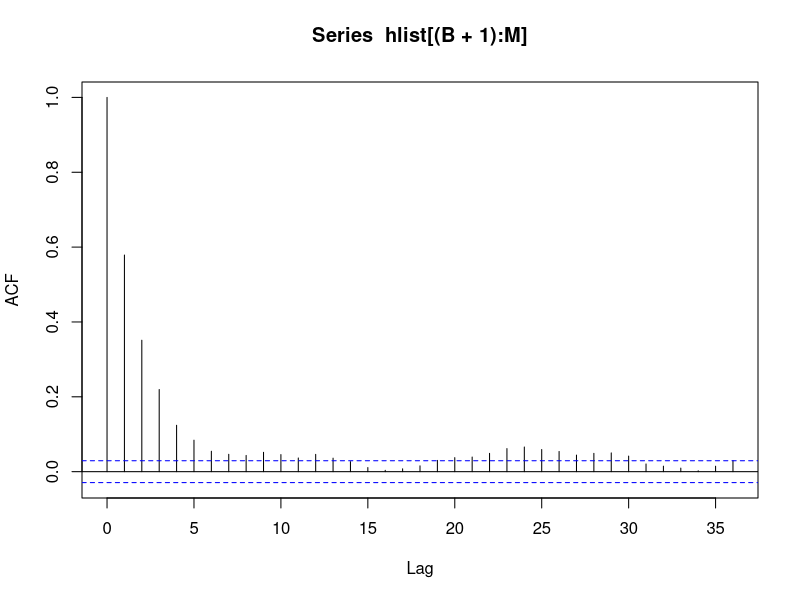
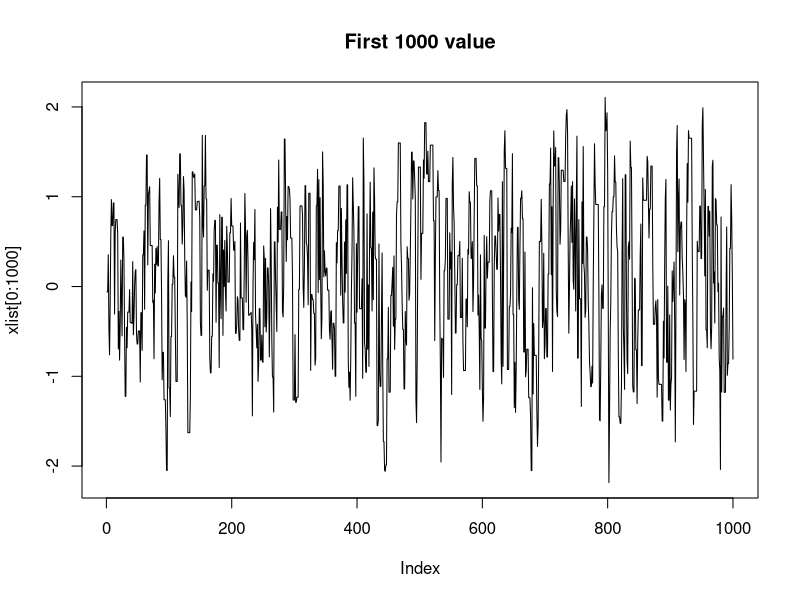
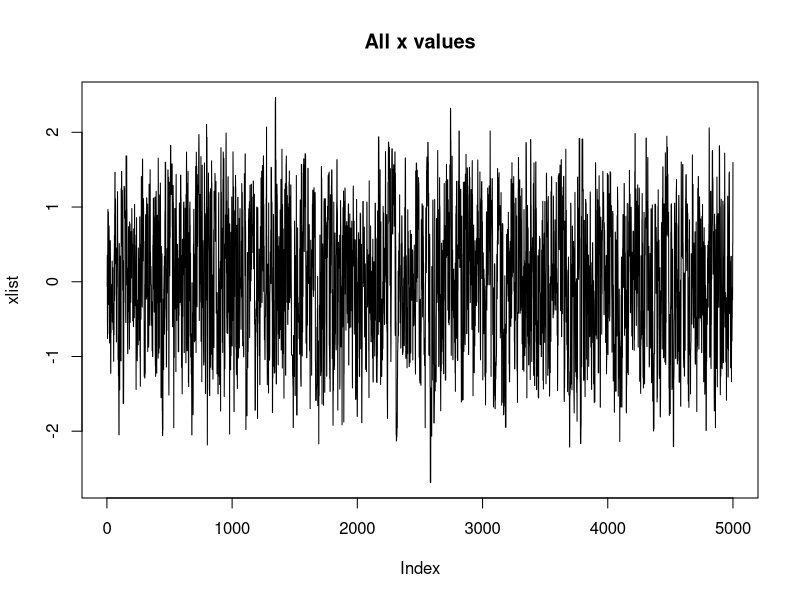
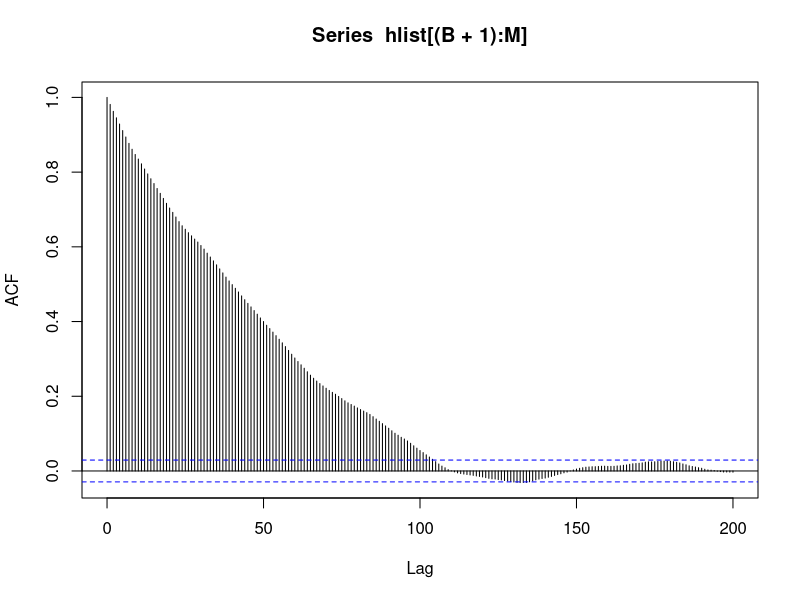
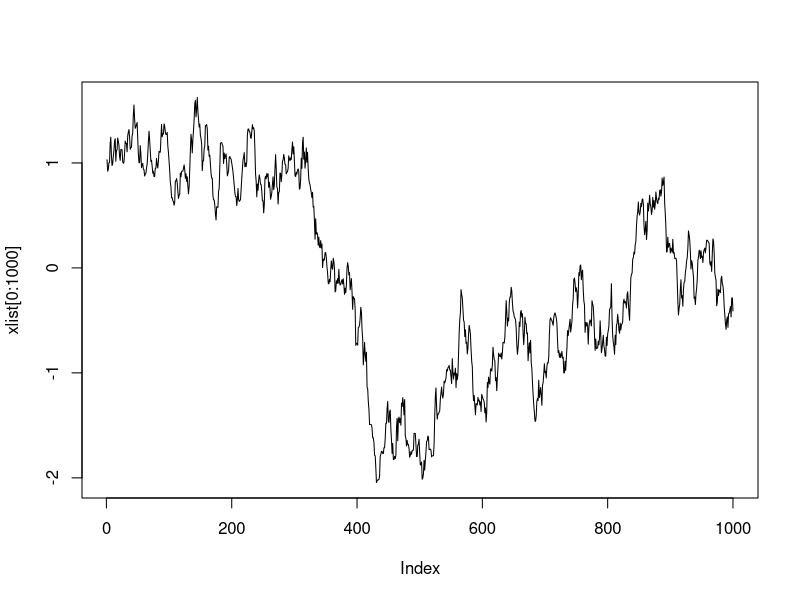
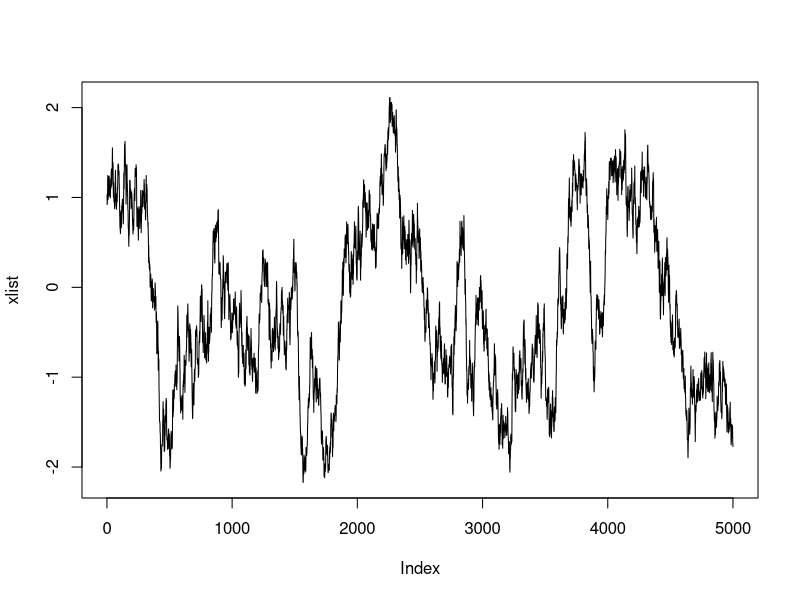
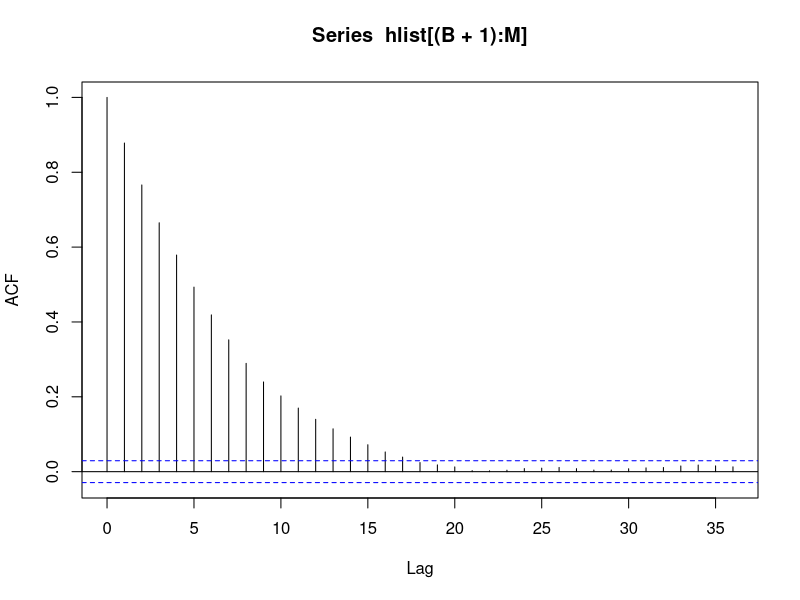
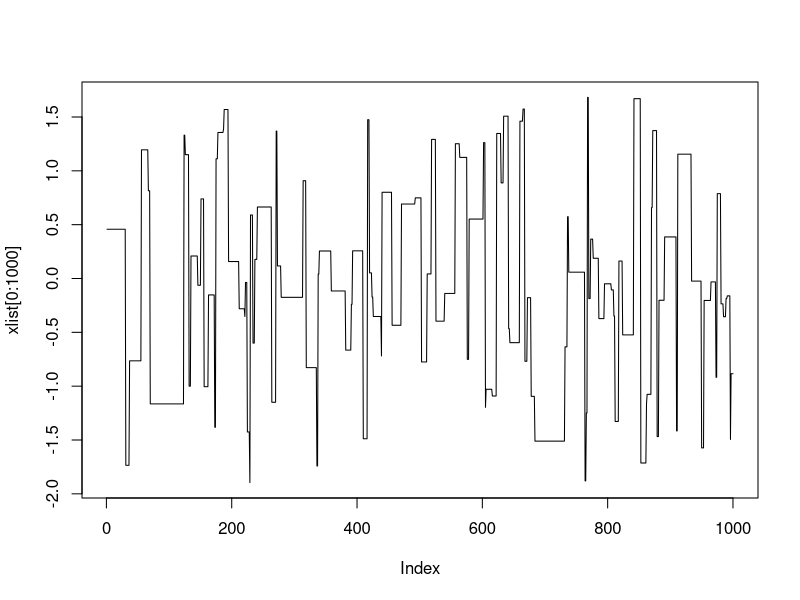

Here is the R script that generated these plots, in order:
## ---- chunk 1
knitr::opts_chunk$set(echo = TRUE)
## ---- chunk 2
set.seed(1)
g <- function(x) {
  exp(-x^4/6)
}

h <- function(x){
  x^2
}
## ---- chunk 3
M = 5000  # run length
B = 500 # amount of burn-in
X = runif(1)  # overdispersed starting distribution
sigma = 1  # proposal scaling
xlist = rep(0,M)  # for keeping track of chain values
hlist = rep(0,M)  # for keeping track of h function values
numaccept = 0;

for (i in 1:M) {
    Y = X + sigma * rnorm(1)  # proposal value
    U = runif(1)  # for accept/reject
    alpha = g(Y) / g(X)  # for accept/reject
    if (U < alpha) {
	X = Y  # accept proposal
        numaccept = numaccept + 1;
    }
    xlist[i] = X;
    hlist[i] = h(X);
}

cat("ran Metropolis algorithm for", M, "iterations, with burn-in", B, "\n");
cat("acceptance rate =", numaccept/M, "\n");
u = mean(hlist[(B+1):M])
cat("mean of h is about", u, "\n")

se1 =  sd(hlist[(B+1):M]) / sqrt(M-B)
cat("iid standard error would be about", se1, "\n")


## ---- chunk 4
acf(hlist[(B+1):M]) 
## ---- chunk 5
varfact <- function(xxx) { 2 * sum(acf(xxx, lag.max = 15, plot=FALSE)$acf) - 1 }
thevarfact = varfact(hlist[(B+1):M])
se = se1 * sqrt( thevarfact )
cat("varfact = ", thevarfact, "\n")
cat("true standard error is about", se, "\n")
cat("approximate 95% confidence interval is (", u - 1.96 * se, ",",
						u + 1.96 * se, ")\n\n")

plot(xlist[0:1000], type='l', main = "First 1000 value")
plot(xlist, type='l', main = "All x values")


## ---- chunk 6
M = 5000  # run length
B = 500  # amount of burn-in
X = runif(1)  # overdispersed starting distribution
sigma = 0.1  # proposal scaling
xlist = rep(0,M)  # for keeping track of chain values
hlist = rep(0,M)  # for keeping track of h function values
numaccept = 0;
for (i in 1:M) {
    Y = X + sigma * rnorm(1)  # proposal value
    U = runif(1)  # for accept/reject
    alpha = g(Y) / g(X)  # for accept/reject
    if (U < alpha) {
	X = Y  # accept proposal
        numaccept = numaccept + 1;
    }
    xlist[i] = X;
    hlist[i] = h(X);
}

cat("ran Metropolis algorithm for", M, "iterations, with burn-in", B, "\n");
cat("acceptance rate =", numaccept/M, "\n");
u = mean(hlist[(B+1):M])
cat("mean of h is about", u, "\n")

se1 =  sd(hlist[(B+1):M]) / sqrt(M-B)
cat("iid standard error would be about", se1, "\n")

acf(hlist[(B+1):M], lag.max = 200) 
varfact <- function(xxx) { 2 * sum(acf(xxx, plot=FALSE, lag.max = 200)$acf) - 1 }
thevarfact = varfact(hlist[(B+1):M])
se = se1 * sqrt( thevarfact )
cat("varfact = ", thevarfact, "\n")
cat("true standard error is about", se, "\n")
cat("approximate 95% confidence interval is (", u - 1.96 * se, ",",
						u + 1.96 * se, ")\n\n")

plot(xlist[0:1000], type='l')
plot(xlist, type='l')
## ---- chunk 7
M = 5000  # run length
B = 500  # amount of burn-in
X = runif(1)  # overdispersed starting distribution
sigma = 10  # proposal scaling
xlist = rep(0,M)  # for keeping track of chain values
hlist = rep(0,M)  # for keeping track of h function values
numaccept = 0;
for (i in 1:M) {
    Y = X + sigma * rnorm(1)  # proposal value
    U = runif(1)  # for accept/reject
    alpha = g(Y) / g(X)  # for accept/reject
    if (U < alpha) {
	X = Y  # accept proposal
        numaccept = numaccept + 1;
    }
    xlist[i] = X;
    hlist[i] = h(X);
}

cat("ran Metropolis algorithm for", M, "iterations, with burn-in", B, "\n");
cat("acceptance rate =", numaccept/M, "\n");
u = mean(hlist[(B+1):M])
cat("mean of h is about", u, "\n")

se1 =  sd(hlist[(B+1):M]) / sqrt(M-B)
cat("iid standard error would be about", se1, "\n")


acf(hlist[(B+1):M])
varfact <- function(xxx) { 2 * sum(acf(xxx, plot=FALSE, lag.max = 36)$acf) - 1 }
thevarfact = varfact(hlist[(B+1):M])
se = se1 * sqrt( thevarfact )
cat("varfact = ", thevarfact, "\n")
cat("true standard error is about", se, "\n")
cat("approximate 95% confidence interval is (", u - 1.96 * se, ",",
						u + 1.96 * se, ")\n\n")
plot(xlist[0:1000], type='l')
plot(xlist, type='l')
## ---- chunk 8
A = 4
B = 2
C = 6
D = 1

g <- function(x){
  if ( (x[1]<0) || (x[1]>1) || (x[2]<0) || (x[2]>1) || (x[3]<0) || 
       (x[3]>1) || (x[4]<0) || (x[4]>1) || (x[5]<0) || (x[5]>1))
	  return(0)
  else
    x[1]^{A+6}*2^{x[2]+3} * (1 + cos(x[1] + 2*x[2] + 3*x[3] + 4*x[4] + (B + 3)*x[5]))*
    exp((C-12)*x[4]^2)*exp(-(D+2)*(x[4]-3*x[5])^2)
}

h <- function(x){
  (x[1] + x[2]^2) / (2 + x[3]*x[4] + x[5])
}

M = 11000  # run length
B = 2000  # amount of burn-in
X  = c(runif(1), runif(1) , runif(1), runif(1), runif(1)) # overdispersed starting distribution
sigma = 0.1  # proposal scaling
x1list = rep(0,M)  # for keeping track of chain values
x2list = rep(0,M) 
x3list = rep(0,M)
x4list = rep(0,M) 
x5list = rep(0,M) 

hlist = rep(0,M)  # for keeping track of h function values
numaccept = 0;


for (i in 1:M) {
    Y = X + sigma * rnorm(5)  # proposal value
    U = runif(1)  # for accept/reject
    alpha = g(Y) / g(X)  # for accept/reject
   if (U < alpha) {
	      X = Y  # accept proposal
        numaccept = numaccept + 1;
    }
    x1list[i] = X[1];
    x2list[i] = X[2];
    x3list[i] = X[3];
    x4list[i] = X[4];
    x5list[i] = X[5];
    
    hlist[i] = h(X);
}

cat("ran Metropolis algorithm for", M, "iterations, with burn-in", B, "\n");
cat("acceptance rate =", numaccept/M, "\n");
u = mean(hlist[(B+1):M])
cat("mean of h is about", u, "\n")

se1 =  sd(hlist[(B+1):M]) / sqrt(M-B)
cat("iid standard error would be about", se1, "\n")

acf(hlist[(B+1):M], lag.max = 300)
varfact <- function(xxx) { 2 * sum(acf(xxx, plot=FALSE, lag.max = 300)$acf) - 1 }
thevarfact = varfact(hlist[(B+1):M]) 
se = se1 * sqrt( thevarfact )
cat("varfact = ", thevarfact, "\n")
cat("true standard error is about", se, "\n")
cat("approximate 95% confidence interval is (", u - 1.96 * se, ",",
                                                u + 1.96 * se, ")\n\n")

plot(x1list, x2list, type='l')
plot(x1list, x3list, type='l')
plot(x1list, x4list, type='l')
plot(x1list, x5list, type='l')
plot(x1list, x3list, type='l')
plot(x2list, x4list, type='l')
plot(x4list, x5list, type='l')

# plot(x1list, type='l')
# plot(x2list, type='l')
# plot(x1list, x2list, type='p')
plot(hlist, type = "l")

## ---- chunk 9
M = 11000  # run length
B = 2000  # amount of burn-in
X  = c(runif(1), runif(1) , runif(1), runif(1), runif(1)) # overdispersed starting distribution
sigma = 0.01  # proposal scaling
x1list = rep(0,M)  # for keeping track of chain values
x2list = rep(0,M) 
x3list = rep(0,M)
x4list = rep(0,M) 
x5list = rep(0,M) 

hlist = rep(0,M)  # for keeping track of h function values
numaccept = 0;


for (i in 1:M) {
    Y = X + sigma * rnorm(5)  # proposal value
    U = runif(1)  # for accept/reject
    alpha = g(Y) / g(X)  # for accept/reject
   if (U < alpha) {
	      X = Y  # accept proposal
        numaccept = numaccept + 1;
    }
    x1list[i] = X[1];
    x2list[i] = X[2];
    x3list[i] = X[3];
    x4list[i] = X[4];
    x5list[i] = X[5];
    
    hlist[i] = h(X);
}

cat("ran Metropolis algorithm for", M, "iterations, with burn-in", B, "\n");
cat("acceptance rate =", numaccept/M, "\n");
u = mean(hlist[(B+1):M])
cat("mean of h is about", u, "\n")

se1 =  sd(hlist[(B+1):M]) / sqrt(M-B)
cat("iid standard error would be about", se1, "\n")

acf(hlist[(B+1):M], lag.max = 500)
varfact <- function(xxx) { 2 * sum(acf(xxx, plot=FALSE, lag.max = 500)$acf) - 1 }
thevarfact = varfact(hlist[(B+1):M]) 
se = se1 * sqrt( thevarfact )
cat("varfact = ", thevarfact, "\n")
cat("true standard error is about", se, "\n")
cat("approximate 95% confidence interval is (", u - 1.96 * se, ",",
                                                u + 1.96 * se, ")\n\n")

plot(x1list, x2list, type='l')
plot(x1list, x3list, type='l')
plot(x1list, x4list, type='l')
plot(x1list, x5list, type='l')
plot(x1list, x3list, type='l')
plot(x2list, x4list, type='l')
plot(x4list, x5list, type='l')

# plot(x1list, type='l')
# plot(x2list, type='l')
# plot(x1list, x2list, type='p')
plot(hlist, type = "l")
## ---- chunk 10
M = 11000  # run length
B = 2000  # amount of burn-in
X  = c(runif(1), runif(1) , runif(1), runif(1), runif(1)) # overdispersed starting distribution
sigma = 1  # proposal scaling
x1list = rep(0,M)  # for keeping track of chain values
x2list = rep(0,M) 
x3list = rep(0,M)
x4list = rep(0,M) 
x5list = rep(0,M) 

hlist = rep(0,M)  # for keeping track of h function values
numaccept = 0;


for (i in 1:M) {
    Y = X + sigma * rnorm(5)  # proposal value
    U = runif(1)  # for accept/reject
    alpha = g(Y) / g(X)  # for accept/reject
   if (U < alpha) {
	      X = Y  # accept proposal
        numaccept = numaccept + 1;
    }
    x1list[i] = X[1];
    x2list[i] = X[2];
    x3list[i] = X[3];
    x4list[i] = X[4];
    x5list[i] = X[5];
    
    hlist[i] = h(X);
}

cat("ran Metropolis algorithm for", M, "iterations, with burn-in", B, "\n");
cat("acceptance rate =", numaccept/M, "\n");
u = mean(hlist[(B+1):M])
cat("mean of h is about", u, "\n")

se1 =  sd(hlist[(B+1):M]) / sqrt(M-B)
cat("iid standard error would be about", se1, "\n")

acf(hlist[(B+1):M], lag.max = 500)
varfact <- function(xxx) { 2 * sum(acf(xxx, plot=FALSE, lag.max = 500)$acf) - 1 }
thevarfact = varfact(hlist[(B+1):M]) 
se = se1 * sqrt( thevarfact )
cat("varfact = ", thevarfact, "\n")
cat("true standard error is about", se, "\n")
cat("approximate 95% confidence interval is (", u - 1.96 * se, ",",
                                                u + 1.96 * se, ")\n\n")

plot(x1list, x2list, type='l')


# plot(x1list, type='l')
# plot(x2list, type='l')
# plot(x1list, x2list, type='p')
plot(hlist, type = "l")
## ---- chunk 11
M = 11000  # run length
B = 1000  # amount of burn-in
X  = c(runif(1), runif(1) , runif(1), runif(1), runif(1)) # overdispersed starting distribution
sigma = 0.5  # proposal scaling
x1list = rep(0,5*M)  # for keeping track of chain values
x2list = rep(0,5*M) 
x3list = rep(0,5*M)
x4list = rep(0,5*M) 
x5list = rep(0,5*M) 

hlist = rep(0,5*M)  # for keeping track of h function values
numaccept = 0;


for (i in 1:M) {
  for (coord in 1:5){
    Y = X
    Y[coord] = X[coord]+ sigma * rnorm(1)  # proposal value
    U = runif(1)  # for accept/reject
    alpha = g(Y) / g(X)  # for accept/reject
   if (U < alpha) {
	    X = Y  # accept proposal
      numaccept = numaccept + 1;
      }
    
    x1list[5*i - 5+coord] = X[1];
    x2list[5*i - 5+coord] = X[2];
    x3list[5*i - 5+coord] = X[3];
    x4list[5*i - 5+coord] = X[4];
    x5list[5*i - 5+coord] = X[5];
    hlist[5*i - 5+coord] = h(X);

  }
}

cat("ran Metropolis algorithm for", M, "iterations, with burn-in", B, "\n");
cat("acceptance rate =", numaccept/(5*M), "\n");
u = mean(hlist[(2*B+1):(5*M)])
cat("mean of h is about", u, "\n")

se1 =  sd(hlist[(2*B+1):(5*M)]) / sqrt(5*(M-B))
cat("iid standard error would be about", se1, "\n")

acf(hlist[(2*B+1):(5*M)], lag.max = 150)
varfact <- function(xxx) { 2 * sum(acf(xxx, plot=FALSE, lag.max = 150)$acf) - 1 }
thevarfact = varfact(hlist[(2*B+1):(5*M)]) 
se = se1 * sqrt( thevarfact )
cat("varfact = ", thevarfact, "\n")
cat("true standard error is about", se, "\n")
cat("approximate 95% confidence interval is (", u - 1.96 * se, ",",
                                                u + 1.96 * se, ")\n\n")

plot(x1list, x2list, type='l')
plot(x1list, x3list, type='l')
plot(x1list, x4list, type='l')
plot(x1list, x5list, type='l')
plot(x1list, x3list, type='l')
plot(x2list, x4list, type='l')
plot(x4list, x5list, type='l')

# plot(x1list, type='l')
# plot(x2list, type='l')
# plot(x1list, x2list, type='p')
plot(hlist[0:2000], type = "l")

plot(hlist, type = "l")
## ---- chunk 12
M = 11000  # run length
B = 1000  # amount of burn-in
X  = c(runif(1), runif(1) , runif(1), runif(1), runif(1)) # overdispersed starting distribution
sigma = 0.1  # proposal scaling
x1list = rep(0,5*M)  # for keeping track of chain values
x2list = rep(0,5*M) 
x3list = rep(0,5*M)
x4list = rep(0,5*M) 
x5list = rep(0,5*M) 

hlist = rep(0,5*M)  # for keeping track of h function values
numaccept = 0;


for (i in 1:M) {
  for (coord in 1:5){
    Y = X
    Y[coord] = X[coord]+ sigma * rnorm(1)  # proposal value
    U = runif(1)  # for accept/reject
    alpha = g(Y) / g(X)  # for accept/reject
   if (U < alpha) {
	    X = Y  # accept proposal
      numaccept = numaccept + 1;
      }
    
    x1list[5*i - 5+coord] = X[1];
    x2list[5*i - 5+coord] = X[2];
    x3list[5*i - 5+coord] = X[3];
    x4list[5*i - 5+coord] = X[4];
    x5list[5*i - 5+coord] = X[5];
    hlist[5*i - 5+coord] = h(X);

  }
}

cat("ran Metropolis algorithm for", M, "iterations, with burn-in", B, "\n");
cat("acceptance rate =", numaccept/(5*M), "\n");
u = mean(hlist[(2*B+1):(5*M)])
cat("mean of h is about", u, "\n")

se1 =  sd(hlist[(2*B+1):(5*M)]) / sqrt(5*(M-B))
cat("iid standard error would be about", se1, "\n")

acf(hlist[(2*B+1):(5*M)], lag.max = 300)
varfact <- function(xxx) { 2 * sum(acf(xxx, plot=FALSE, lag.max = 300)$acf) - 1 }
thevarfact = varfact(hlist[(2*B+1):(5*M)]) 
se = se1 * sqrt( thevarfact )
cat("varfact = ", thevarfact, "\n")
cat("true standard error is about", se, "\n")
cat("approximate 95% confidence interval is (", u - 1.96 * se, ",",
                                                u + 1.96 * se, ")\n\n")

plot(x1list, x2list, type='l')
plot(x1list, x3list, type='l')
plot(x1list, x4list, type='l')
plot(x1list, x5list, type='l')
plot(x1list, x3list, type='l')
plot(x2list, x4list, type='l')
plot(x4list, x5list, type='l')

# plot(x1list, type='l')
# plot(x2list, type='l')
# plot(x1list, x2list, type='p')
plot(hlist[0:2000], type = "l")

plot(hlist, type = "l")
